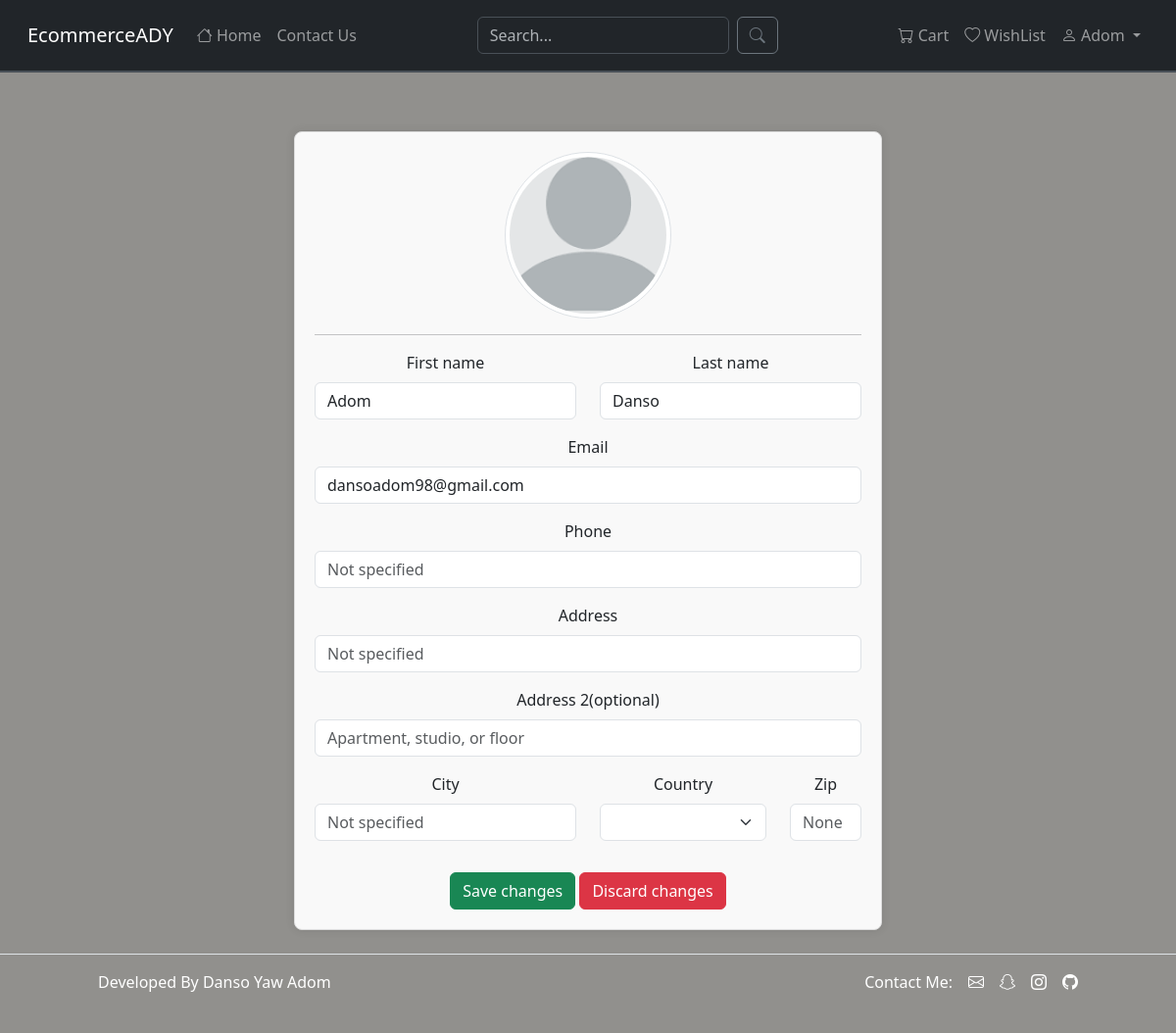
The app's page /edit-profile (signed in), older data.
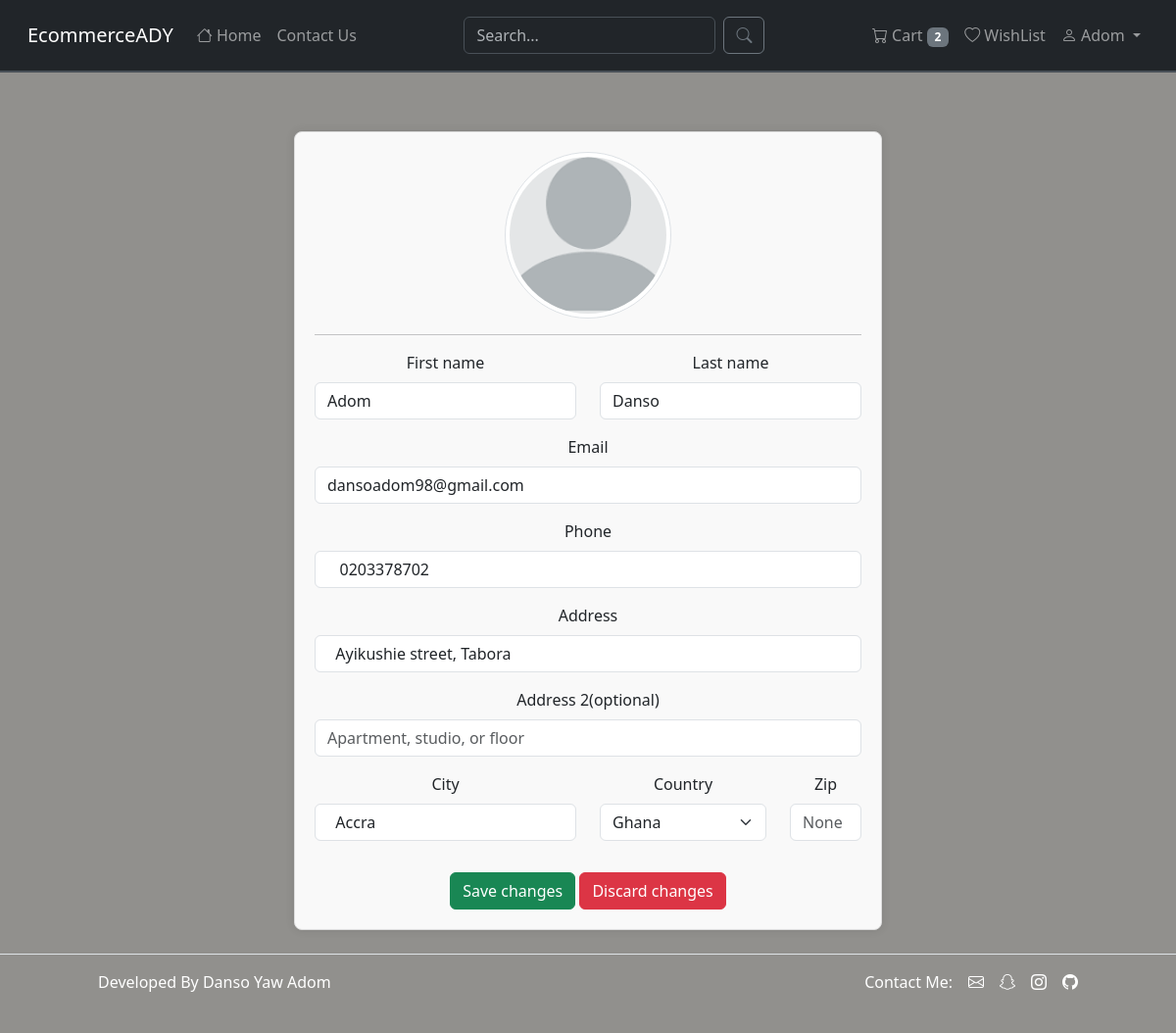
The same page, newer data.
### ecommerce/models.py (models this page shows, shortened)
class User(db.Model, UserMixin):
	id = db.Column(db.Integer, primary_key=True)
	first_name = db.Column(db.String(120), nullable=False)
	last_name = db.Column(db.String(120), nullable=False)
	email = db.Column(db.String(50), unique=True, nullable=False)
	password = db.Column(db.String(120), nullable=False)
	timestamp = db.Column(db.DateTime, default=datetime.utcnow, nullable=False)
	cart = db.relationship('Cart', backref='user', lazy=True)
	wish_list = db.relationship('WishList', backref='user', lazy=True)
	orders = db.relationship('Orders', backref='user', lazy=True)
	role = db.Column(db.String(50), nullable=False, default='normal')
	phone = db.Column(db.String(120), nullable=True)
	address = db.Column(db.String(120), nullable=True)
	address2 = db.Column(db.String(120), nullable=True)
	city = db.Column(db.String(120), nullable=True)
	zip_code = db.Column(db.String(120), nullable=True)
	country = db.Column(db.String(120), nullable=True)

### ecommerce/views.py (the view, shortened to what this page needs)
@views.route('/edit-profile', methods=['GET', 'POST'])
@login_required
def edit_profile():
	form = EditProfile()
	user = db.get_or_404(User, current_user.id)
	return render_template('views/edit_profile.html', form=form)

### ecommerce/forms.py
class EditProfile(FlaskForm):
	fname = StringField('First name', validators=[DataRequired()])
	lname = StringField('Last name', validators=[DataRequired()])
	phone = TelField('Phone', validators=[DataRequired()])
	email = StringField("Email Address", validators=[DataRequired(), Email(message='Please enter a valid email')])
	address = StringField('Address', validators=[Optional()])
	address2 = StringField('Address 2', validators=[Optional()])
	city = StringField('City', validators=[Optional()])
	country = SelectField('Country', choices=[('Ghana'), ('Nigeria'), ('Togo')], validators=[Optional()])
	zipcode = StringField('Zip code', validators=[Optional()])

### ecommerce/views.py (called while the page is built)
@views.app_context_processor
def base():
	cart_no = 0
	if current_user.is_authenticated:
		cart_items = db.session.execute(db.select(Cart).filter(Cart.user_id == current_user.id)).scalars()
		cart_no = len(list(cart_items))
	return dict(cart_no=cart_no)

### ecommerce/templates/views/edit_profile.html (shortened to what this page needs)
{% extends 'views/base.html' %}
{% block content %}
<div class="container">
    <form action="{{ url_for('views.edit_profile') }}", method="POST" novalidate>
        <div class="profile-card mt-5">
            <div class="container-fluid d-flex justify-content-around">
                <div class="profile-image-container positon-relative">
                    <img src="{{ url_for('static', filename='images/no-image.png') }}" class="img-fluid img-thumbnail profile-image" alt="Profile Picture">
                </div>
            </div>
            <hr>
            <div class="row">
              <div class="col-md-6 mb-3">
                <label for="fname" class="form-label">First name</label>
                <input type="text" name="fname" class="form-control" id="fname" value="{{current_user.first_name}}">
              </div>
              <div class="col-md-6 mb-3">
                <label for="lname" class="form-label">Last name</label>
                <input type="text" name="lname" class="form-control" id="lname" value="{{current_user.last_name}}">
              </div>
              <div class="col-12 mb-3">
                <label for="email" class="form-label">Email</label>
                <input type="email" name="email" class="form-control" id="email" value="{{current_user.email}}">
              </div>
              <div class="col-md-12 mb-3">
                <label for="phone" class="form-label">Phone</label>
                <input type="tel" name="phone" class="form-control" id="phone" value="{% if current_user.phone %} {{current_user.phone}} {% endif %}" placeholder="Not specified">
              </div>
              <div class="col-12 mb-3">
                <label for="address" class="form-label">Address</label>
                <input type="text" name="address" class="form-control" id="address" value="{% if current_user.address %} {{current_user.address}} {% endif %}" placeholder="Not specified">
              </div>
              <div class="col-12 mb-3">
                <label for="address2" class="form-label">Address 2<span>(optional)</span></label>
                <input type="text" name="address2" class="form-control" id="address2" value="{% if current_user.address2 %} {{current_user.address2}} {% endif %}" placeholder="Apartment, studio, or floor">
              </div>
              <div class="col-md-6 mb-3">
                <label for="city" class="form-label">City</label>
                <input type="text" name="city" class="form-control" id="city" value="{% if current_user.city %} {{current_user.city}} {% endif %}" placeholder="Not specified">
              </div>
              <div class="col-md-4 mb-3">
                <label for="country" class="form-label">Country</label>
                <select id="country" name="country" class="form-select">
                    <option selected></option>
                    <option value="Ghana" {% if current_user.country == 'Ghana' %} selected {% endif %}>Ghana</option>
                </select>
              </div>
              <div class="col-md-2 mb-3">
                <label for="zipcode" class="form-label">Zip</label>
                <input type="text" class="form-control" name="zipcode" id="zipcode" placeholder="{{current_user.zip_code}}">
              </div>
            </div>
            <div class="mt-3">
                <button type="submit" class="btn btn-success">Save changes</button>
                <a href="{{ url_for('views.profile') }}" class="btn btn-danger">
                    Discard changes
                </a>
            </div>
        </div>
    </form>
</div>
{% endblock content %}

### ecommerce/templates/views/_navbar.html (shortened to what this page needs)
<div class="navbar navbar-expand-md navbar-dark bg-dark fixed-top p-3 border-bottom border-2">
  <div class="container-fluid">
    <a class="navbar-brand" href="{{ url_for('views.home') }}">EcommerceADY</a>
    <div class="collapse navbar-collapse" id="navbarSupportedContent">
      <ul class="navbar-nav me-auto mb-2 mb-lg-0">
        <li class="nav-item">
          <a class="nav-link" href="{{ url_for('views.home') }}">
            <i class="bi bi-house"></i> Home
          </a>
        </li>
        <li class="nav-item">
          <a class="nav-link" href="#">
            Contact Us
          </a>
        </li>
      </ul>
      <form class="d-flex" method="POST" action="{{ url_for('views.search') }}">
        <input class="form-control me-2" type="text" name="search" placeholder="Search..." aria-label="Search">
        <button class="btn btn-outline-secondary" type="submit">
          <i class="bi bi-search"></i>
        </button>
      </form>
      <ul class="navbar-nav ms-auto mb-2 mb-lg-0">
        {% if current_user.is_authenticated %}
        <li class="nav-item">
          <a class="nav-link" href="{{ url_for('views.cart') }}">
            <i class="bi bi-cart"></i> Cart
            {% if cart_no > 0 %}
            <span class="badge bg-secondary">{{ cart_no }}</span>
            {% endif %}
          </a>
        </li>
        <li class="nav-item">
          <a class="nav-link" href="{{ url_for('views.wishlist') }}">
            <i class="bi bi-heart"></i> WishList
          </a>
        </li>
        <li class="nav-item dropdown">
          <a class="nav-link dropdown-toggle" href="#" id="navbarDropdown" role="button" data-bs-toggle="dropdown" aria-expanded="false">
            <i class="bi bi-person"></i> {{current_user.first_name}}
          </a>
        </li>
        {% endif %}
      </ul>
    </div>
  </div>
</div>

Row changes from the older to the newer data that the page shows:
changed User "Adom": phone (not shown) → "0203378702"; address (not shown) → "Ayikushie street, Tabora"; city (not shown) → "Accra"; country (not shown) → "Ghana"
Text that changed along with them:
{{ cart_no }}: (not shown) → "2"
